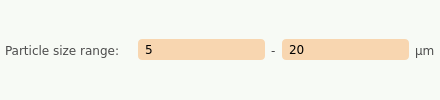
        <widget class="QFrame" name="frame_4">
         <property name="styleSheet">
          <string notr="true">background-color: rgb(247, 250, 245);
border-radius: 4px;</string>
         </property>
         <layout class="QHBoxLayout" name="horizontalLayout_7" stretch="1,1,0,1,0">
          <property name="leftMargin">
           <number>5</number>
          </property>
          <property name="topMargin">
           <number>5</number>
          </property>
          <property name="rightMargin">
           <number>5</number>
          </property>
          <property name="bottomMargin">
           <number>5</number>
          </property>
          <item>
           <widget class="QLabel" name="static_odsc_label_6">
            <property name="minimumSize">
             <size>
              <width>0</width>
              <height>21</height>
             </size>
            </property>
            <property name="font">
             <font>
              <family>Verdana</family>
              <pointsize>9</pointsize>
              <weight>50</weight>
              <italic>false</italic>
              <bold>false</bold>
             </font>
            </property>
            <property name="styleSheet">
             <string notr="true">color: rgb(75, 75, 75);</string>
            </property>
            <property name="text">
             <string>Particle size range:</string>
            </property>
           </widget>
          </item>
          <item>
           <widget class="QLineEdit" name="pyqt5_entry_particlesize_min">
            <property name="enabled">
             <bool>true</bool>
            </property>
            <property name="minimumSize">
             <size>
              <width>0</width>
              <height>21</height>
             </size>
            </property>
            <property name="font">
             <font>
              <family>Verdana</family>
             </font>
            </property>
            <property name="styleSheet">
             <string notr="true">QLineEdit {
border-radius: 4px;
padding: 0px 5px 0px 5px;
background-color: rgb(248,214,176);
}

QLineEdit:disabled {
	background-color: rgb(220, 204, 191);
}</string>
            </property>
            <property name="text">
             <string>5</string>
            </property>
           </widget>
          </item>
          <item>
           <widget class="QLabel" name="static_odsc_label_8">
            <property name="minimumSize">
             <size>
              <width>0</width>
              <height>21</height>
             </size>
            </property>
            <property name="font">
             <font>
              <family>Verdana</family>
              <pointsize>9</pointsize>
              <weight>50</weight>
              <italic>false</italic>
              <bold>false</bold>
             </font>
            </property>
            <property name="styleSheet">
             <string notr="true">color: rgb(75, 75, 75);</string>
            </property>
            <property name="text">
             <string>-</string>
            </property>
           </widget>
          </item>
          <item>
           <widget class="QLineEdit" name="pyqt5_entry_particlesize_max">
            <property name="enabled">
             <bool>true</bool>
            </property>
            <property name="minimumSize">
             <size>
              <width>0</width>
              <height>21</height>
             </size>
            </property>
            <property name="font">
             <font>
              <family>Verdana</family>
             </font>
            </property>
            <property name="styleSheet">
             <string notr="true">QLineEdit {
border-radius: 4px;
padding: 0px 5px 0px 5px;
background-color: rgb(248,214,176);
}

QLineEdit:disabled {
	background-color: rgb(220, 204, 191);
}</string>
            </property>
            <property name="text">
             <string>20</string>
            </property>
           </widget>
          </item>
          <item>
           <widget class="QLabel" name="static_odsc_label_12">
            <property name="minimumSize">
             <size>
              <width>0</width>
              <height>21</height>
             </size>
            </property>
            <property name="font">
             <font>
              <family>Verdana</family>
              <pointsize>9</pointsize>
              <weight>50</weight>
              <italic>false</italic>
              <bold>false</bold>
             </font>
            </property>
            <property name="styleSheet">
             <string notr="true">color: rgb(75, 75, 75);</string>
            </property>
            <property name="text">
             <string>µm</string>
            </property>
           </widget>
          </item>
         </layout>
        </widget>
